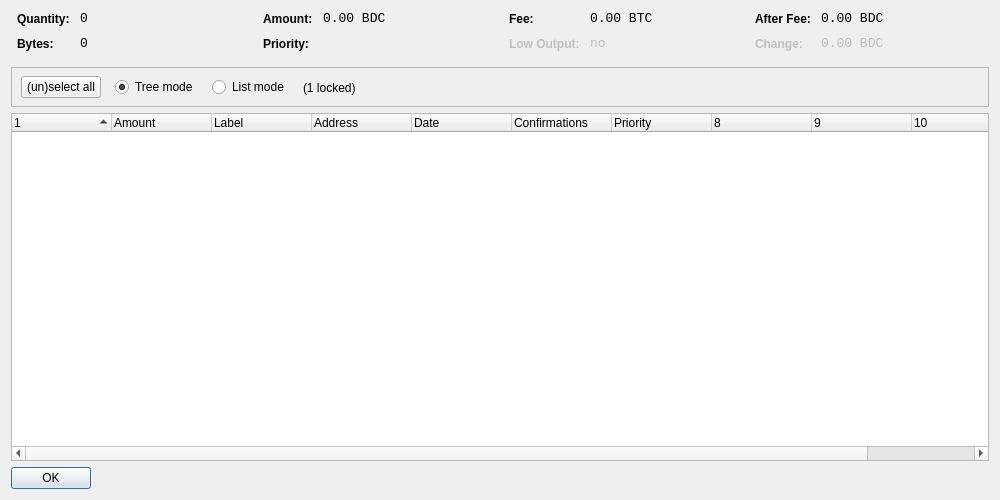
<?xml version="1.0" encoding="UTF-8"?>
<ui version="4.0">
 <class>CoinControlDialog</class>
 <widget class="QDialog" name="CoinControlDialog">
  <property name="geometry">
   <rect>
    <x>0</x>
    <y>0</y>
    <width>1000</width>
    <height>500</height>
   </rect>
  </property>
  <property name="windowTitle">
   <string>Coin Control</string>
  </property>
  <layout class="QVBoxLayout" name="verticalLayout">
   <item>
    <layout class="QHBoxLayout" name="horizontalLayoutTop" stretch="0,0,0,0">
     <property name="topMargin">
      <number>0</number>
     </property>
     <property name="bottomMargin">
      <number>10</number>
     </property>
     <item>
      <layout class="QFormLayout" name="formLayoutCoinControl1">
       <property name="horizontalSpacing">
        <number>10</number>
       </property>
       <property name="verticalSpacing">
        <number>10</number>
       </property>
       <property name="leftMargin">
        <number>6</number>
       </property>
       <property name="rightMargin">
        <number>6</number>
       </property>
       <item row="0" column="0">
        <widget class="QLabel" name="labelCoinControlQuantityText">
         <property name="styleSheet">
          <string notr="true">font-weight:bold;</string>
         </property>
         <property name="text">
          <string>Quantity:</string>
         </property>
        </widget>
       </item>
       <item row="0" column="1">
        <widget class="QLabel" name="labelCoinControlQuantity">
         <property name="font">
          <font>
           <family>Monospace</family>
           <pointsize>10</pointsize>
          </font>
         </property>
         <property name="cursor">
          <cursorShape>IBeamCursor</cursorShape>
         </property>
         <property name="contextMenuPolicy">
          <enum>Qt::ActionsContextMenu</enum>
         </property>
         <property name="text">
          <string notr="true">0</string>
         </property>
         <property name="textInteractionFlags">
          <set>Qt::LinksAccessibleByMouse|Qt::TextSelectableByKeyboard|Qt::TextSelectableByMouse</set>
         </property>
        </widget>
       </item>
       <item row="1" column="0">
        <widget class="QLabel" name="labelCoinControlBytesText">
         <property name="styleSheet">
          <string notr="true">font-weight:bold;</string>
         </property>
         <property name="text">
          <string>Bytes:</string>
         </property>
        </widget>
       </item>
       <item row="1" column="1">
        <widget class="QLabel" name="labelCoinControlBytes">
         <property name="font">
          <font>
           <family>Monospace</family>
           <pointsize>10</pointsize>
          </font>
         </property>
         <property name="cursor">
          <cursorShape>IBeamCursor</cursorShape>
         </property>
         <property name="contextMenuPolicy">
          <enum>Qt::ActionsContextMenu</enum>
         </property>
         <property name="text">
          <string notr="true">0</string>
         </property>
         <property name="textInteractionFlags">
          <set>Qt::LinksAccessibleByMouse|Qt::TextSelectableByKeyboard|Qt::TextSelectableByMouse</set>
         </property>
        </widget>
       </item>
      </layout>
     </item>
     <item>
      <layout class="QFormLayout" name="formLayoutCoinControl2">
       <property name="horizontalSpacing">
        <number>10</number>
       </property>
       <property name="verticalSpacing">
        <number>10</number>
       </property>
       <property name="leftMargin">
        <number>6</number>
       </property>
       <property name="rightMargin">
        <number>6</number>
       </property>
       <item row="0" column="0">
        <widget class="QLabel" name="labelCoinControlAmountText">
         <property name="styleSheet">
          <string notr="true">font-weight:bold;</string>
         </property>
         <property name="text">
          <string>Amount:</string>
         </property>
        </widget>
       </item>
       <item row="0" column="1">
        <widget class="QLabel" name="labelCoinControlAmount">
         <property name="font">
          <font>
           <family>Monospace</family>
           <pointsize>10</pointsize>
          </font>
         </property>
         <property name="cursor">
          <cursorShape>IBeamCursor</cursorShape>
         </property>
         <property name="contextMenuPolicy">
          <enum>Qt::ActionsContextMenu</enum>
         </property>
         <property name="text">
          <string notr="true">0.00 BDC</string>
         </property>
         <property name="textInteractionFlags">
          <set>Qt::LinksAccessibleByMouse|Qt::TextSelectableByKeyboard|Qt::TextSelectableByMouse</set>
         </property>
        </widget>
       </item>
       <item row="1" column="0">
        <widget class="QLabel" name="labelCoinControlPriorityText">
         <property name="styleSheet">
          <string notr="true">font-weight:bold;</string>
         </property>
         <property name="text">
          <string>Priority:</string>
         </property>
        </widget>
       </item>
       <item row="1" column="1">
        <widget class="QLabel" name="labelCoinControlPriority">
         <property name="font">
          <font>
           <family>Monospace</family>
           <pointsize>10</pointsize>
          </font>
         </property>
         <property name="cursor">
          <cursorShape>IBeamCursor</cursorShape>
         </property>
         <property name="contextMenuPolicy">
          <enum>Qt::ActionsContextMenu</enum>
         </property>
         <property name="text">
          <string/>
         </property>
         <property name="textInteractionFlags">
          <set>Qt::LinksAccessibleByMouse|Qt::TextSelectableByKeyboard|Qt::TextSelectableByMouse</set>
         </property>
        </widget>
       </item>
      </layout>
     </item>
     <item>
      <layout class="QFormLayout" name="formLayoutCoinControl3">
       <property name="horizontalSpacing">
        <number>10</number>
       </property>
       <property name="verticalSpacing">
        <number>10</number>
       </property>
       <property name="leftMargin">
        <number>6</number>
       </property>
       <property name="rightMargin">
        <number>6</number>
       </property>
       <item row="0" column="0">
        <widget class="QLabel" name="labelCoinControlFeeText">
         <property name="styleSheet">
          <string notr="true">font-weight:bold;</string>
         </property>
         <property name="text">
          <string>Fee:</string>
         </property>
        </widget>
       </item>
       <item row="0" column="1">
        <widget class="QLabel" name="labelCoinControlFee">
         <property name="font">
          <font>
           <family>Monospace</family>
           <pointsize>10</pointsize>
          </font>
         </property>
         <property name="cursor">
          <cursorShape>IBeamCursor</cursorShape>
         </property>
         <property name="contextMenuPolicy">
          <enum>Qt::ActionsContextMenu</enum>
         </property>
         <property name="text">
          <string notr="true">0.00 BTC</string>
         </property>
         <property name="textInteractionFlags">
          <set>Qt::LinksAccessibleByMouse|Qt::TextSelectableByKeyboard|Qt::TextSelectableByMouse</set>
         </property>
        </widget>
       </item>
       <item row="1" column="0">
        <widget class="QLabel" name="labelCoinControlLowOutputText">
         <property name="enabled">
          <bool>false</bool>
         </property>
         <property name="styleSheet">
          <string notr="true">font-weight:bold;</string>
         </property>
         <property name="text">
          <string>Low Output:</string>
         </property>
        </widget>
       </item>
       <item row="1" column="1">
        <widget class="QLabel" name="labelCoinControlLowOutput">
         <property name="enabled">
          <bool>false</bool>
         </property>
         <property name="font">
          <font>
           <family>Monospace</family>
           <pointsize>10</pointsize>
          </font>
         </property>
         <property name="cursor">
          <cursorShape>IBeamCursor</cursorShape>
         </property>
         <property name="contextMenuPolicy">
          <enum>Qt::ActionsContextMenu</enum>
         </property>
         <property name="text">
          <string>no</string>
         </property>
         <property name="textInteractionFlags">
          <set>Qt::LinksAccessibleByMouse|Qt::TextSelectableByKeyboard|Qt::TextSelectableByMouse</set>
         </property>
        </widget>
       </item>
      </layout>
     </item>
     <item>
      <layout class="QFormLayout" name="formLayoutCoinControl4">
       <property name="horizontalSpacing">
        <number>10</number>
       </property>
       <property name="verticalSpacing">
        <number>10</number>
       </property>
       <property name="leftMargin">
        <number>6</number>
       </property>
       <property name="rightMargin">
        <number>6</number>
       </property>
       <item row="0" column="0">
        <widget class="QLabel" name="labelCoinControlAfterFeeText">
         <property name="styleSheet">
          <string notr="true">font-weight:bold;</string>
         </property>
         <property name="text">
          <string>After Fee:</string>
         </property>
        </widget>
       </item>
       <item row="0" column="1">
        <widget class="QLabel" name="labelCoinControlAfterFee">
         <property name="font">
          <font>
           <family>Monospace</family>
           <pointsize>10</pointsize>
          </font>
         </property>
         <property name="cursor">
          <cursorShape>IBeamCursor</cursorShape>
         </property>
         <property name="contextMenuPolicy">
          <enum>Qt::ActionsContextMenu</enum>
         </property>
         <property name="text">
          <string notr="true">0.00 BDC</string>
         </property>
         <property name="textInteractionFlags">
          <set>Qt::LinksAccessibleByMouse|Qt::TextSelectableByKeyboard|Qt::TextSelectableByMouse</set>
         </property>
        </widget>
       </item>
       <item row="1" column="0">
        <widget class="QLabel" name="labelCoinControlChangeText">
         <property name="enabled">
          <bool>false</bool>
         </property>
         <property name="styleSheet">
          <string notr="true">font-weight:bold;</string>
         </property>
         <property name="text">
          <string>Change:</string>
         </property>
        </widget>
       </item>
       <item row="1" column="1">
        <widget class="QLabel" name="labelCoinControlChange">
         <property name="enabled">
          <bool>false</bool>
         </property>
         <property name="font">
          <font>
           <family>Monospace</family>
           <pointsize>10</pointsize>
          </font>
         </property>
         <property name="cursor">
          <cursorShape>IBeamCursor</cursorShape>
         </property>
         <property name="contextMenuPolicy">
          <enum>Qt::ActionsContextMenu</enum>
         </property>
         <property name="text">
          <string notr="true">0.00 BDC</string>
         </property>
         <property name="textInteractionFlags">
          <set>Qt::LinksAccessibleByMouse|Qt::TextSelectableByKeyboard|Qt::TextSelectableByMouse</set>
         </property>
        </widget>
       </item>
      </layout>
     </item>
    </layout>
   </item>
   <item>
    <widget class="QFrame" name="frame">
     <property name="minimumSize">
      <size>
       <width>0</width>
       <height>40</height>
      </size>
     </property>
     <property name="frameShape">
      <enum>QFrame::StyledPanel</enum>
     </property>
     <property name="frameShadow">
      <enum>QFrame::Sunken</enum>
     </property>
     <widget class="QWidget" name="horizontalLayoutWidget">
      <property name="geometry">
       <rect>
        <x>10</x>
        <y>0</y>
        <width>781</width>
        <height>41</height>
       </rect>
      </property>
      <layout class="QHBoxLayout" name="horizontalLayoutPanel" stretch="0,0,0,0,0">
       <property name="spacing">
        <number>14</number>
       </property>
       <item>
        <widget class="QPushButton" name="pushButtonSelectAll">
         <property name="sizePolicy">
          <sizepolicy hsizetype="Maximum" vsizetype="Fixed">
           <horstretch>0</horstretch>
           <verstretch>0</verstretch>
          </sizepolicy>
         </property>
         <property name="text">
          <string>(un)select all</string>
         </property>
        </widget>
       </item>
       <item>
        <widget class="QRadioButton" name="radioTreeMode">
         <property name="sizePolicy">
          <sizepolicy hsizetype="Maximum" vsizetype="Fixed">
           <horstretch>0</horstretch>
           <verstretch>0</verstretch>
          </sizepolicy>
         </property>
         <property name="text">
          <string>Tree mode</string>
         </property>
         <property name="checked">
          <bool>true</bool>
         </property>
        </widget>
       </item>
       <item>
        <widget class="QRadioButton" name="radioListMode">
         <property name="sizePolicy">
          <sizepolicy hsizetype="Maximum" vsizetype="Fixed">
           <horstretch>0</horstretch>
           <verstretch>0</verstretch>
          </sizepolicy>
         </property>
         <property name="text">
          <string>List mode</string>
         </property>
        </widget>
       </item>
       <item>
        <widget class="QLabel" name="labelLocked">
         <property name="text">
          <string>(1 locked)</string>
         </property>
        </widget>
       </item>
       <item>
        <spacer name="horizontalSpacer">
         <property name="orientation">
          <enum>Qt::Horizontal</enum>
         </property>
         <property name="sizeHint" stdset="0">
          <size>
           <width>40</width>
           <height>20</height>
          </size>
         </property>
        </spacer>
       </item>
      </layout>
     </widget>
    </widget>
   </item>
   <item>
    <widget class="CoinControlTreeWidget" name="treeWidget">
     <property name="contextMenuPolicy">
      <enum>Qt::CustomContextMenu</enum>
     </property>
     <property name="sortingEnabled">
      <bool>false</bool>
     </property>
     <property name="columnCount">
      <number>11</number>
     </property>
     <attribute name="headerShowSortIndicator" stdset="0">
      <bool>true</bool>
     </attribute>
     <attribute name="headerStretchLastSection">
      <bool>false</bool>
     </attribute>
     <column>
      <property name="text">
       <string/>
      </property>
     </column>
     <column>
      <property name="text">
       <string>Amount</string>
      </property>
     </column>
     <column>
      <property name="text">
       <string notr="true">Label</string>
      </property>
     </column>
     <column>
      <property name="text">
       <string>Address</string>
      </property>
     </column>
     <column>
      <property name="text">
       <string>Date</string>
      </property>
     </column>
     <column>
      <property name="text">
       <string>Confirmations</string>
      </property>
      <property name="toolTip">
       <string>Confirmed</string>
      </property>
     </column>
     <column>
      <property name="text">
       <string>Priority</string>
      </property>
     </column>
     <column>
      <property name="text">
       <string/>
      </property>
     </column>
     <column>
      <property name="text">
       <string/>
      </property>
     </column>
     <column>
      <property name="text">
       <string/>
      </property>
     </column>
     <column>
      <property name="text">
       <string/>
      </property>
     </column>
    </widget>
   </item>
   <item>
    <widget class="QDialogButtonBox" name="buttonBox">
     <property name="sizePolicy">
      <sizepolicy hsizetype="Maximum" vsizetype="Fixed">
       <horstretch>0</horstretch>
       <verstretch>0</verstretch>
      </sizepolicy>
     </property>
     <property name="orientation">
      <enum>Qt::Horizontal</enum>
     </property>
     <property name="standardButtons">
      <set>QDialogButtonBox::Ok</set>
     </property>
    </widget>
   </item>
  </layout>
 </widget>
 <customwidgets>
  <customwidget>
   <class>CoinControlTreeWidget</class>
   <extends>QTreeWidget</extends>
   <header>coincontroltreewidget.h</header>
  </customwidget>
 </customwidgets>
 <resources/>
 <connections/>
</ui>
